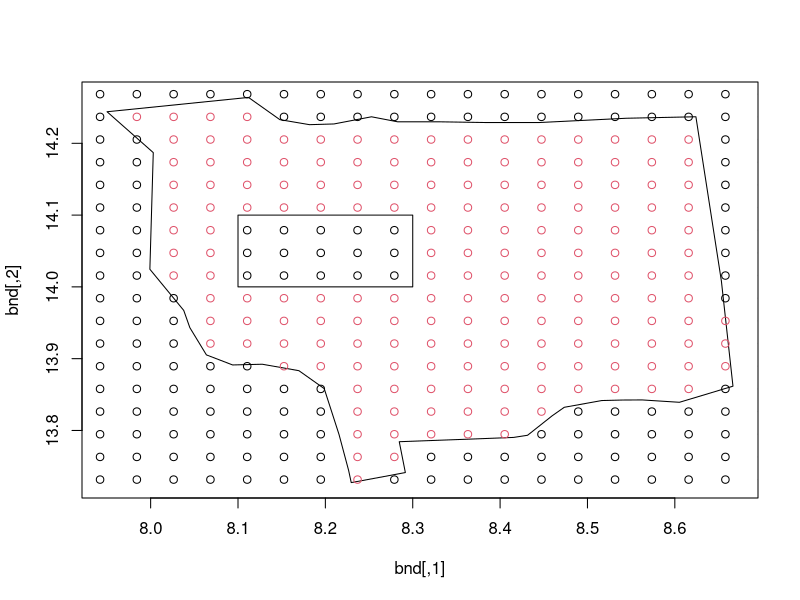

Here is the R script that generated this plot:
library(mgcv)


### Name: in.out
### Title: Which of a set of points lie within a polygon defined region
### Aliases: in.out

### ** Examples

library(mgcv)
data(columb.polys)
bnd <- columb.polys[[2]]
plot(bnd,type="n")
polygon(bnd)
x <- seq(7.9,8.7,length=20)
y <- seq(13.7,14.3,length=20)
gr <- as.matrix(expand.grid(x,y))
inside <- in.out(bnd,gr)
points(gr,col=as.numeric(inside)+1)
